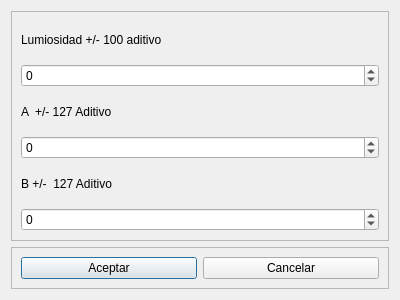
<?xml version="1.0" encoding="UTF-8"?>
<ui version="4.0">
 <class>Dialog</class>
 <widget class="QDialog" name="Dialog">
  <property name="geometry">
   <rect>
    <x>0</x>
    <y>0</y>
    <width>400</width>
    <height>300</height>
   </rect>
  </property>
  <property name="windowTitle">
   <string>LAB</string>
  </property>
  <property name="windowOpacity">
   <double>1.000000000000000</double>
  </property>
  <layout class="QVBoxLayout" name="verticalLayout" stretch="1,0">
   <item>
    <widget class="QFrame" name="frame">
     <property name="frameShape">
      <enum>QFrame::StyledPanel</enum>
     </property>
     <property name="frameShadow">
      <enum>QFrame::Raised</enum>
     </property>
     <layout class="QVBoxLayout" name="verticalLayout_2">
      <item>
       <widget class="QLabel" name="label">
        <property name="text">
         <string>Lumiosidad +/- 100 aditivo</string>
        </property>
       </widget>
      </item>
      <item>
       <widget class="QSpinBox" name="l_box">
        <property name="minimum">
         <number>-100</number>
        </property>
        <property name="maximum">
         <number>100</number>
        </property>
       </widget>
      </item>
      <item>
       <widget class="QLabel" name="label_2">
        <property name="text">
         <string>A  +/- 127 Aditivo</string>
        </property>
       </widget>
      </item>
      <item>
       <widget class="QSpinBox" name="a_box">
        <property name="minimum">
         <number>-128</number>
        </property>
        <property name="maximum">
         <number>127</number>
        </property>
       </widget>
      </item>
      <item>
       <widget class="QLabel" name="label_3">
        <property name="text">
         <string>B +/-  127 Aditivo</string>
        </property>
       </widget>
      </item>
      <item>
       <widget class="QSpinBox" name="b_box">
        <property name="minimum">
         <number>-128</number>
        </property>
        <property name="maximum">
         <number>127</number>
        </property>
       </widget>
      </item>
     </layout>
    </widget>
   </item>
   <item>
    <widget class="QFrame" name="frame_2">
     <property name="frameShape">
      <enum>QFrame::StyledPanel</enum>
     </property>
     <property name="frameShadow">
      <enum>QFrame::Raised</enum>
     </property>
     <layout class="QHBoxLayout" name="horizontalLayout">
      <item>
       <widget class="QPushButton" name="aceptar">
        <property name="text">
         <string>Aceptar</string>
        </property>
       </widget>
      </item>
      <item>
       <widget class="QPushButton" name="cancelar">
        <property name="text">
         <string>Cancelar</string>
        </property>
       </widget>
      </item>
     </layout>
    </widget>
   </item>
  </layout>
 </widget>
 <resources/>
 <connections/>
</ui>
